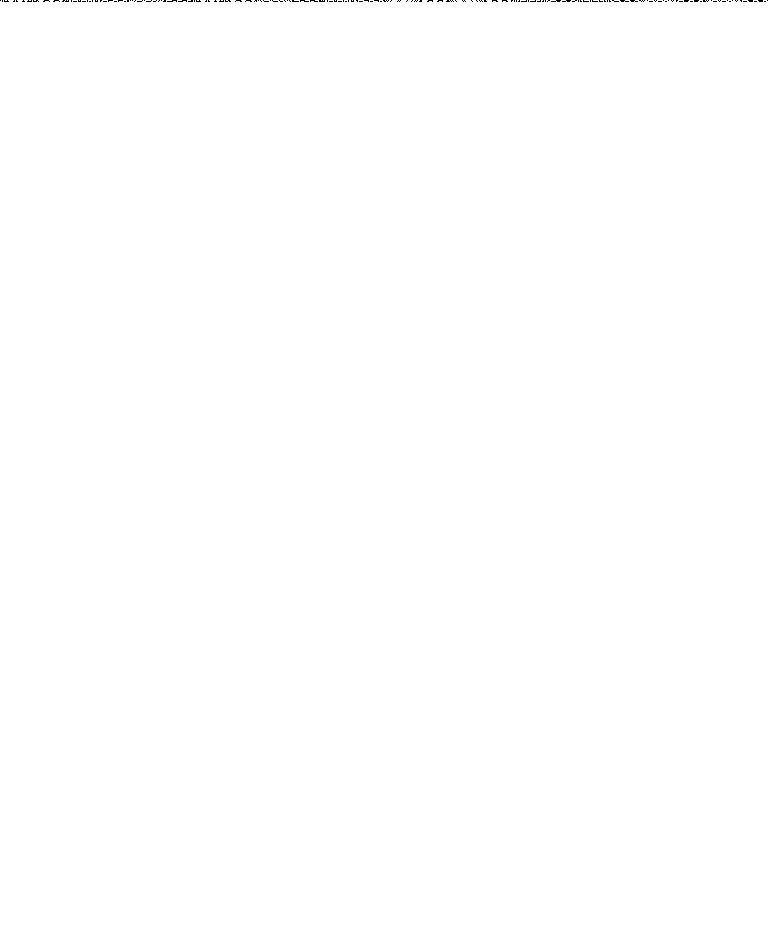
Frame 1 (no input)
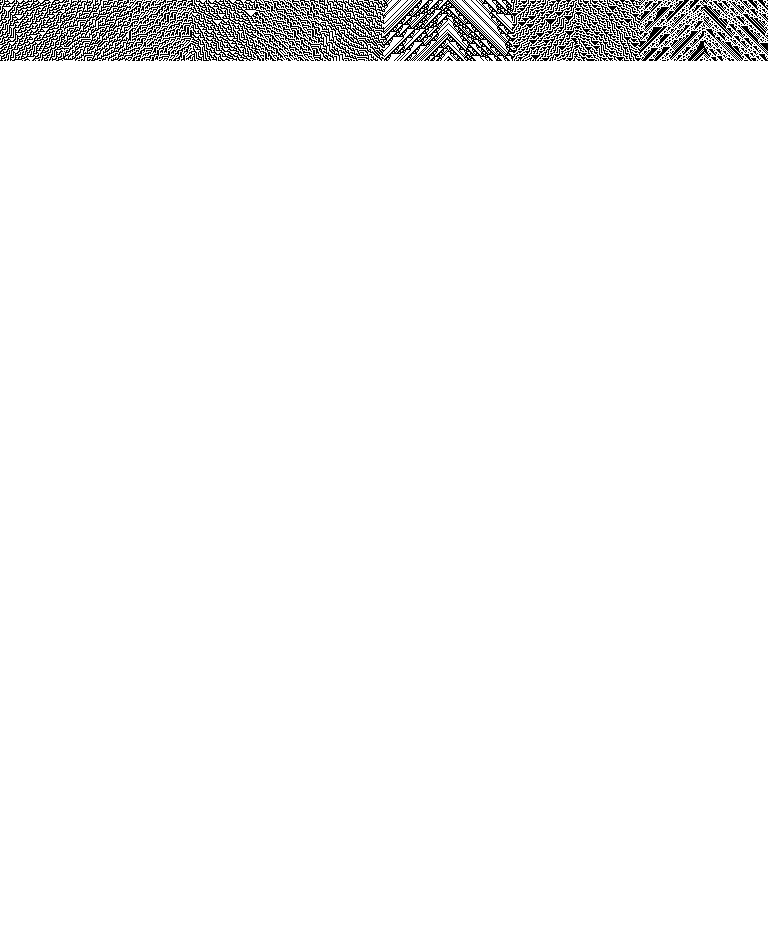
Frame 60 (the mouse pressed at the canvas centre just before this capture)
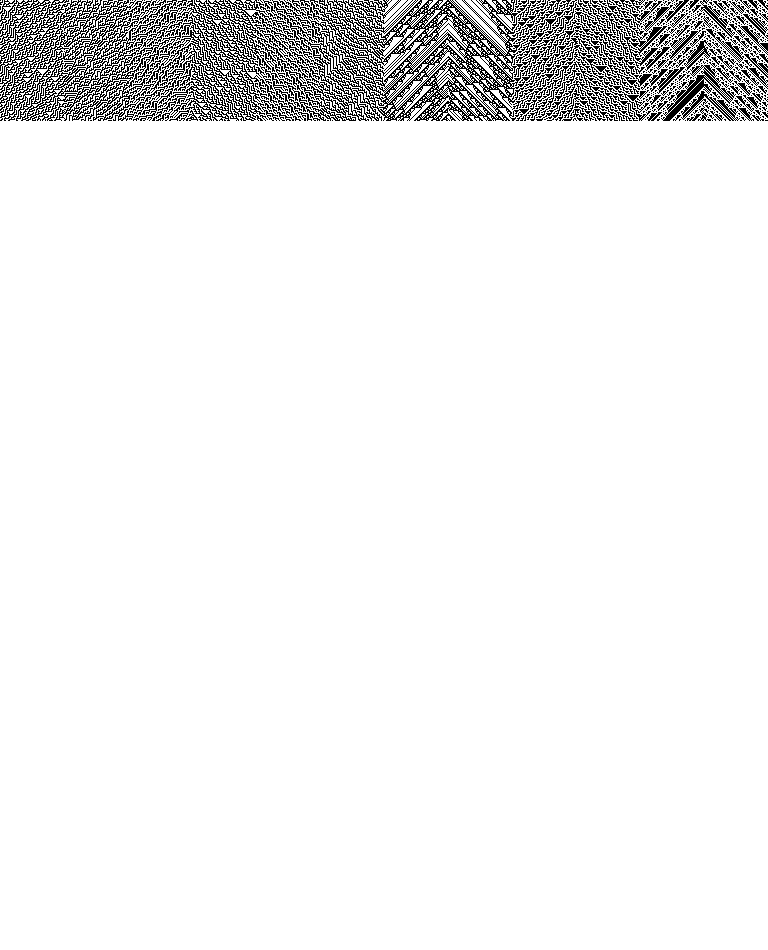
Frame 120 (the mouse held since frame 60 and released just before this capture)

The Processing sketch that drew these frames (run headless with seeded random() and noise(); from frame 60 on, the mouse is pressed at the canvas centre):

// Processing sketch: Random
// ── Random.pde
PGraphics image;
color cBg, cColor;
int domain = 64; //column width for each automata
boolean[] seed;
int[] rule = {30,45,75,86,89,101,106,120,135,149,169,225};
int counter = 1;
int ulticounter = 0;


void setup() {
  size(768, 950);//64*12 - each rule gets it's own column
  
  //build random starting conditions
  seed = new boolean[domain];
    
  //Random seed
  //*/
  for (int i=0; i<domain; i++) {
    seed[i] = random(1)>.5;
  }
  //*/
  //Predefined string
  //seed = unhash("0000000000000000",domain); //empty
  //seed = unhash("0000000000000001",domain); //last pixel
  //seed = unhash("0000000080000000",domain); //middle pixel
  //seed = unhash("0123456789ABCDEF",domain);
  //seed = unhash("8000000000000000",domain); //first pixel
  //seed = unhash("FFFFFFFFFFFFFFFF",domain); //full
  
  //prepare colours
  cBg = color(255);
  cColor = color(0);
  
  //prime image
  image = createGraphics(domain*rule.length, height);
  image.beginDraw();
  image.background(cBg);
  //draw random seed
  for (int i=0; i<rule.length; i++) {
    for (int k=0; k<domain; k++) {
      if (seed[k])
        image.set((i*domain)+k, 0, cColor);
    }
  }
  image.endDraw();
  image(image, 0, 0);
}

void draw() {
  image.beginDraw();
  for (int i=0; i<rule.length; i++) {
    for (int k=0; k<domain; k++) {

      //build pattern - this algorythem wraps the domain as a cylinder
      int pattern = 0;
      
      int lastRow = counter-1;
      if(lastRow<0)
        lastRow = height-1;
        
      if ((k>0 && image.get((i*domain)+(k-1),lastRow)==cColor)
       || (k==0 && image.get((i*domain)+(domain-1), lastRow)==cColor))
        pattern |= 1 << 2;
      if (image.get((i*domain)+k, lastRow)==cColor)
        pattern |= 1 << 1;
      if ((k<domain-1 && image.get((i*domain)+(k+1), lastRow)==cColor)
       || (k==domain-1 && image.get((i*domain), lastRow)==cColor))
        pattern |= 1;

      //select colour of (counter, k) according
      if (patternResponse(pattern, rule[i]))
        image.set((i*domain)+k, counter, cColor);
      else
        image.set((i*domain)+k, counter, cBg);
    }
  }
  image.endDraw();
  image(image, 0, 0);
  
  //cancel the loop after all lines have been drawn
  if (++counter==height) {
    counter = 0;
    println(++ulticounter);
  }
}

boolean patternResponse(int pattern, int rule) {
  int mask = (1 << pattern);
  return (rule&mask) == mask;
}

boolean[] unhash(String hash, int arrlen) {
  boolean[] array = new boolean[hash.length()*4];
  //reinflate hex hash to boolean array
  for(int i=hash.length()-1;i>=0;i--) {
    int val = unhex(str(hash.charAt(i)));
    array[(i*4)+3] = (val&1)==1;
    array[(i*4)+2] = (val&(1<<1))==(1<<1);
    array[(i*4)+1] = (val&(1<<2))==(1<<2);
    array[(i*4)] = (val&(1<<3))==(1<<3);
  }

  //clip/expand array as required
  if(array.length>arrlen)
    array = subset(array,array.length-arrlen);
  while(array.length<arrlen)
    array = splice(array,false,0);

  return array;
}
